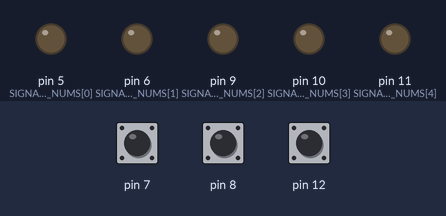
Recording of a sketch running on a simulated Arduino Uno, built with avr-gcc and run on an emulated ATmega328P. On the bench: output pins drawn as LEDs (lit = HIGH). The test bench sets the inputs (shaded band); at power-on: pin 12 HIGH, pin 8 HIGH, pin 7 HIGH.

Above: at 1.2 s.
1.3 s: pin 12 pulled LOW for 0.15 s
At 2.2 s:
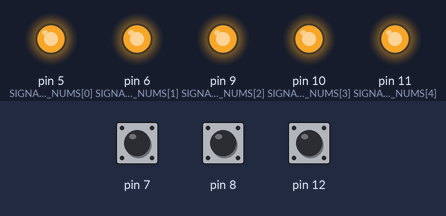
2.9 s: pin 12 pulled LOW for 1 s
At 4.7 s:
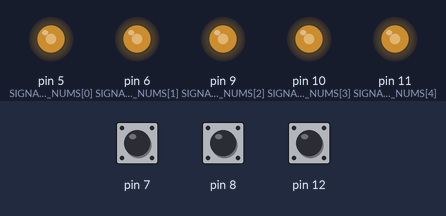
5.9 s: pin 12 pulled LOW for 0.15 s
At 6.3 s:
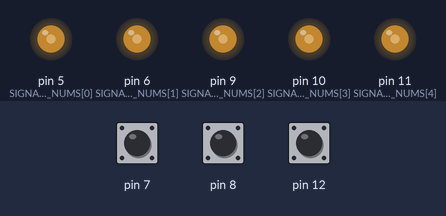
7.5 s: pin 12 pulled LOW for 3.2 s
At 7.75 s:
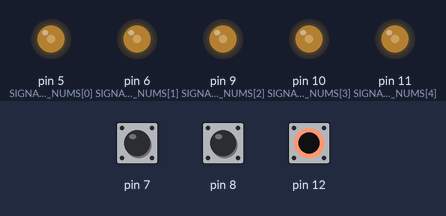
12.2 s: pin 8 pulled LOW for 3.2 s
At 14.06 s:
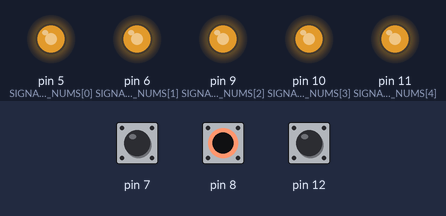
Timing chart, 0 to 16.2 s (numbered marks = the images above; inputs shaded):
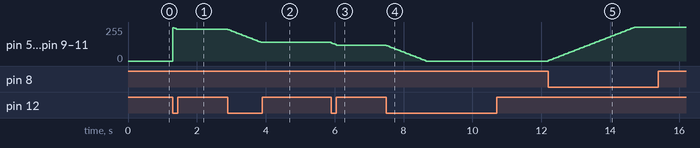

The sketch:

sketch_aug07a.ino
```cpp
void setup() {
  pinMode(7, INPUT_PULLUP); // Включить/выключить светодиод
  pinMode(8, INPUT_PULLUP); // Повысить яркость
  pinMode(12, INPUT_PULLUP); // Понизить яркость
  pinMode(5, OUTPUT);
  pinMode(6, OUTPUT);
  pinMode(9,OUTPUT);
  pinMode(10, OUTPUT);
  pinMode(11, OUTPUT);
}

bool low_signal_LED_BUTTON = true;
bool LED_ON = true;
byte count_low_signal_LED_BUTTON = 0;
const byte LED_NUM = 5;
const byte SIGNAL_PIN_NUMS[LED_NUM] = {5, 6, 9, 10, 11};
byte LED_COUNT = 0;
byte bright = 255;
long time_for_bright = 0;

void LED_CONTROL(){
  if (LED_COUNT == LED_NUM && LED_ON) LED_COUNT = LED_ON = 0;
  else if (LED_COUNT == LED_NUM && !LED_ON) {
    LED_COUNT = 0;
    LED_ON = true;
  }
  if(LED_ON) analogWrite(SIGNAL_PIN_NUMS[LED_COUNT++], bright);
  else digitalWrite(SIGNAL_PIN_NUMS[LED_COUNT++], LOW);
}

void loop() {
  // Включение/выключение светодиодов
  if (!low_signal_LED_BUTTON && digitalRead(7) && count_low_signal_LED_BUTTON++ >= 100) low_signal_LED_BUTTON = true;
  if (low_signal_LED_BUTTON && !digitalRead(7)) {
    LED_CONTROL();
    low_signal_LED_BUTTON = false;
    count_low_signal_LED_BUTTON = 0;
  }
  // Регулировка яркости
  if((millis() - time_for_bright) >= 50 && !digitalRead(8) && digitalRead(12)){
    if (bright != 255) bright += 5;
    for (byte i = 0 ; i < LED_NUM ; ++i) analogWrite(SIGNAL_PIN_NUMS[i], bright);
    time_for_bright = millis();
  }
  else if((millis() - time_for_bright) >= 50 && !digitalRead(12) && digitalRead(8)){
    if (bright != 0) bright -= 5;
    for (byte i = 0 ; i < LED_NUM ; ++i) analogWrite(SIGNAL_PIN_NUMS[i], bright);
    time_for_bright = millis();
  }
}
```

Measured:
- after the input at 1.3 s, pin 5 (SIGNAL_PIN_NUMS[0]), pin 6 (SIGNAL_PIN_NUMS[1]), pin 9 (SIGNAL_PIN_NUMS[2]), pin 10 (SIGNAL_PIN_NUMS[3]), pin 11 (SIGNAL_PIN_NUMS[4]): 0/255 → 240/255 at once
- after the input at 2.9 s, pin 5 (SIGNAL_PIN_NUMS[0]), pin 6 (SIGNAL_PIN_NUMS[1]), pin 9 (SIGNAL_PIN_NUMS[2]), pin 10 (SIGNAL_PIN_NUMS[3]), pin 11 (SIGNAL_PIN_NUMS[4]): moves from 240/255 to 140/255 over 0.95 s, starting at once
- after the input at 5.9 s, pin 5 (SIGNAL_PIN_NUMS[0]), pin 6 (SIGNAL_PIN_NUMS[1]), pin 9 (SIGNAL_PIN_NUMS[2]), pin 10 (SIGNAL_PIN_NUMS[3]), pin 11 (SIGNAL_PIN_NUMS[4]): 140/255 → 120/255 at once
- after the input at 7.5 s, pin 5 (SIGNAL_PIN_NUMS[0]), pin 6 (SIGNAL_PIN_NUMS[1]), pin 9 (SIGNAL_PIN_NUMS[2]), pin 10 (SIGNAL_PIN_NUMS[3]), pin 11 (SIGNAL_PIN_NUMS[4]): moves from 120/255 to 0/255 over 1.2 s, starting at once
- after the input at 12.2 s, pin 5 (SIGNAL_PIN_NUMS[0]), pin 6 (SIGNAL_PIN_NUMS[1]), pin 9 (SIGNAL_PIN_NUMS[2]), pin 10 (SIGNAL_PIN_NUMS[3]), pin 11 (SIGNAL_PIN_NUMS[4]): moves from 0/255 to 255/255 over 2.5 s, starting at once
